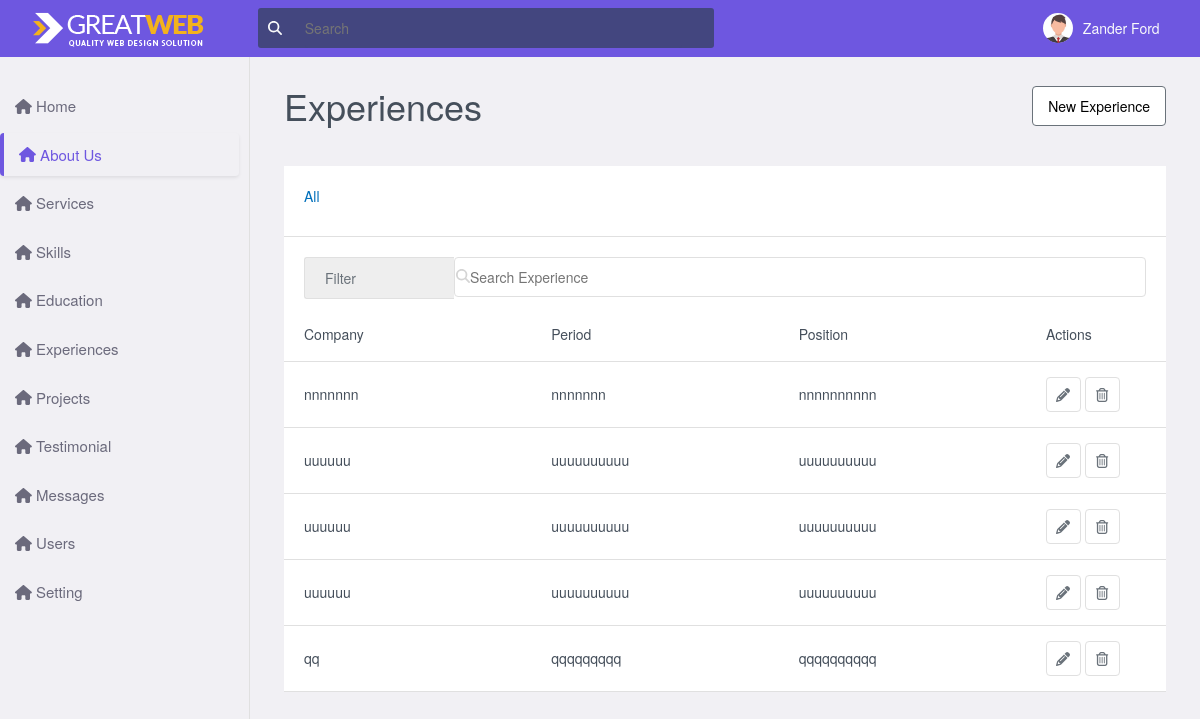
The app's page /admin/experience.php with its own data.
### tables this page shows
CREATE TABLE `experience` (
  `id` int(10) NOT NULL,
  `Company` varchar(10) DEFAULT NULL,
  `Period` varchar(10) DEFAULT NULL,
  `Position` varchar(10) DEFAULT NULL
);

### admin/experience.php (the view, shortened to what this page needs)
<!DOCTYPE html>
    <html lang="en">
    <?php
    include "include/header.php";
    ?>
    <body>
        <?php
        include "include/menu.php";
        ?>
        <main class="main">
            <div class="main__sideNav"></div>
            <div class="main__content">
            <section class="experiences section" id="experiences">
                <div class="skills_container">
                    <div class="titlebar">
                        <div class="titlebar_item">
                            <h1>Experiences </h1>
                        </div>
                        <div class="titlebar_item">
                            <div class="btn btn__open--modal">
                                New Experience
                            </div>
                        </div>
                    </div>
                    <div class="table">
                        <div class="table_filter">
                            <div>
                                <ul class="table_filter-list">
                                    <li>
                                        <p class="table_filter-link table_filter-link--active">
                                            All
                                        </p>
                                    </li>
                                </ul>
                            </div>
                        </div>
                        <div class="table_search">
                            <div class="table_search-wrapper">
                                <select class="table_search-select" name="" id="">
                                    <option value="">Filter</option>
                                </select>
                            </div>
                            <div class="relative">
                                <i class="table_search-input--icon fas fa-search "></i>
                                <input class="table_search--input" type="text" placeholder="Search Experience">
                            </div>
                        </div>
                        <div class="experience_table-heading">
                            <p>Company</p>
                            <p>Period</p>
                            <p>Position</p>
                            <p>Actions</p>
                        </div>
                        <?php
                        include "include/connection.php";
                        $sel=mysqli_query($con, "SELECT * FROM experience");
                        if(mysqli_num_rows($sel)>0){
                            while($rows=mysqli_fetch_array($sel)){
                                ?>
                                <div class="experience_table-items">
                                <p><?php echo $rows['Company']; ?></p>
                                <p><?php echo $rows['Period']; ?></p>
                                <p><?php echo $rows['Position']; ?></p>
                                <div>
                                <button class="btn-icon success">
                                    <i class="fas fa-pencil-alt"></i>
                                </button>
                                <button class="btn-icon danger" >
                                    <i class="far fa-trash-alt"></i>
                                </button>
                                    </div>
                                </div>
                                <?php
                                }
                            }
                        ?>
                    </div>
                </div>
            </section>
        </main>
    </body>
</html>

### admin/assets/css/styles.css (style rules this page uses)
:root { --hue-color: 246; --first-color:rgb(69, 79, 91); --body-color: hsl(var(--hue-color), 14.3%, 95%); --border-right: #e0e0e0; --text-color: hsl(var(--hue-color), 8%, 45%); --body-font: 'Poppins', sans-serif; }
html { -webkit-box-sizing: border-box; box-sizing: border-box; font-family: -apple-system, BlinkMacSystemFont, 'Segoe UI', Roboto, Oxygen, Ubuntu, Cantarell, 'Open Sans', 'Helvetica Neue', sans-serif; font-size: 14px; }
* { margin: 0; padding: 0; border: 0; appearance: none; text-decoration: none; list-style: none; box-sizing: border-box; box-sizing: inherit; }
h1, h2, h3, h4, h5, h6,p,a { color: #454f5b; }
body { height: calc(100vh - 100px); width: 100%; color: var(--text-color); background: var(--body-color); font-size: var(--body-font); box-sizing: inherit; }
main { display: grid; grid-template-columns: 250px 1fr; margin: 0; padding: 0; }
.main__sideNav { padding: 2rem; margin: 4rem 0; height: 100%; z-index: -99; }
.main__content { margin: 4rem 1rem; }
.titlebar { display:flex; justify-content:space-between; align-items: center; }
.titlebar_item,h1,button { margin-top: 10px; margin-bottom: 10px; }
.btn { border:1px solid #6a727a; padding: 9px 15px; border-radius: 4px; background: #FFF; color: black; cursor: pointer; }
.btn-icon { border: 1px solid #e0e0e0; background: none; width: 35px; height: 35px; border-radius: 4px; color: #6a727a; cursor: pointer; }
.titlebar { display:flex; justify-content:space-between; align-items: center; margin-top: 10px; }
.table { background: #FFF; margin-top: 20px; margin-bottom: 30px; }
.table_filter { border-bottom: 1px solid #e0e0e0; padding: 10px 20px; margin-bottom: 20px; }
.table_filter-list { display: flex; justify-content: flex-start; list-style: none; }
.table_filter-link { margin-right: 1rem; }
.table_filter-link--active { color: #006fbb; font-weight: 500; }
ul { list-style: none; }
.table_search { padding: 0 20px; display: grid; grid-template-columns: minmax(150px, auto) minmax(180px, 1fr); }
.table_search-wrapper { position: relative; }
.table_search-select { appearance: none; background: #eeeeee; color: #6a727a; width: 100%; border: none; border-top: 1px solid #e0e0e0; border-left: 1px solid #e0e0e0; border-bottom: 1px solid #e0e0e0; border-top-left-radius: 3px; border-bottom-left-radius: 3px; padding-top: 10px; padding-bottom: 10px; padding-left: 20px; padding-right: 20px; }
.relative { position: relative; }
.table_search-input--icon { top: 12px; left: 2px; color: #d4d4d4; position: absolute; }
.card,p { margin-top: 10px; margin-bottom: 10px; }
.card,input { padding: 9px 15px; border: 1px solid #e0e0e0; border-radius: 4px; width: 100%; }
.skills_container { margin-top: 1rem; margin: 0 auto; padding: 0 20px; }
.experience_table-heading { padding: 0 20px; gap: 10px; display: grid; grid-template-columns: 1fr 1fr 1fr 100px; color: #808891; font-size: 14px; font-weight: 500; border-bottom: 1px solid #e0e0e0; padding-bottom: 0.5rem; margin-top: 15px; }
.experience_table-items { padding: 5px 20px !important; gap: 10px; display: grid; grid-template-columns: 1fr 1fr 1fr 100px; align-items: center; border-bottom: 1px solid #e0e0e0; padding: 0.6rem 0; }

### records on screen
experience: Company "nnnnnnn", Period "nnnnnnn", Position "nnnnnnnnnn"
experience: Company "uuuuuu", Period "uuuuuuuuuu", Position "uuuuuuuuuu"
experience: Company "uuuuuu", Period "uuuuuuuuuu", Position "uuuuuuuuuu"
experience: Company "uuuuuu", Period "uuuuuuuuuu", Position "uuuuuuuuuu"
experience: Company "qq", Period "qqqqqqqqq", Position "qqqqqqqqqq"
